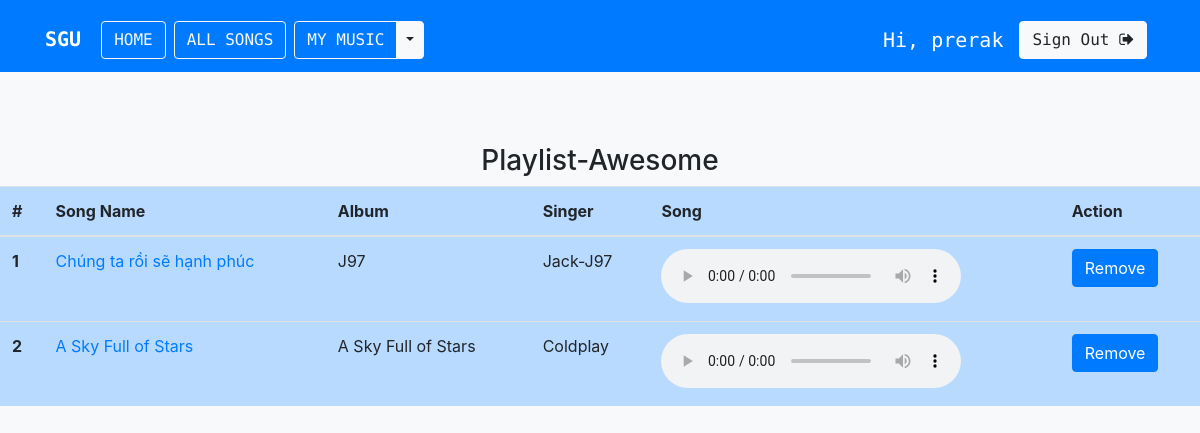
Page /playlist/Awesome/ (signed in) on the committed database.
### musicapp/models.py (models this page shows, shortened)
class Song(models.Model):
    Language_Choice = (
              ('English', 'English'),
              ('Vietnamese', 'Vietnamese'),
          )
    name = models.CharField(max_length=200)
    album = models.CharField(max_length=200)
    language = models.CharField(max_length=20,choices=Language_Choice,default='Vietnamese')
    song_img = models.FileField()
    year = models.IntegerField()
    singer = models.CharField(max_length=200)
    song_file = models.FileField()

### musicapp/views.py (the view)
# urls.py: path('playlist/<str:playlist_name>/', views.playlist_songs, name='playlist_songs'),
def playlist_songs(request, playlist_name):
    songs = Song.objects.filter(playlist__playlist_name=playlist_name, playlist__user=request.user).distinct()
    if request.method == "POST":
        song_id = list(request.POST.keys())[1]
        playlist_song = Playlist.objects.filter(playlist_name=playlist_name, song__id=song_id, user=request.user)
        playlist_song.delete()
        messages.success(request, "Song removed from playlist!")
    context = {'playlist_name': playlist_name, 'songs': songs}
    return render(request, 'musicapp/playlist_songs.html', context=context)

### templates/musicapp/playlist_songs.html (shortened to what this page needs)
{% extends 'base.html' %}
{% load socialaccount %}
{% block body %}
<br>
<br>
<br>
<center>
  <h3>Playlist-{{playlist_name}}</h3>
</center>
<table class="table table-hover table-primary">
  <thead>
    <tr>
      <th scope="col">#</th>
      <th scope="col">Song Name</th>
      <th scope="col">Album</th>
      <th scope="col">Singer</th>
      <th scope="col">Song</th>
      <th scope="col">Action</th>
    </tr>
  </thead>
  <tbody>
    {% if songs %}
    {% for song in songs %}
    <tr>
      <th scope="row">{{forloop.counter}}</th>
      <td><a href="{% url 'detail' song.id %}">{{song.name}}</a></td>
      <td>{{song.album}}</td>
      <td>{{song.singer}}</td>
      <td>
        <audio controls>
          <source src="{{ song.song_file.url }}" type="audio/mpeg">
        </audio>
      </td>
      <td>
        <form method="post">
          <input class="btn btn-primary" type="submit" value="Remove" name={{song.id}}>
        </form>
      </td>
    </tr>
    {% endfor %}
    {% endif %}
  </tbody>
</table>
{% endblock body %}

### templates/base.html (shortened to what this page needs)
{% load static %}
<!doctype html>
<html lang="en">
<head>
  <link rel="stylesheet" href="https://maxcdn.bootstrapcdn.com/bootstrap/4.0.0/css/bootstrap.min.css"
>
  <link rel="stylesheet" href="https://stackpath.bootstrapcdn.com/font-awesome/4.7.0/css/font-awesome.min.css"
>
  <link href="{% static 'musicapp/css/musicplayer.css' %}" rel="stylesheet">
</head>
<body class="bg-light">
  <nav class="navbar navbar-expand-md navbar-primary bg-primary">
    <div class="container">
      <h1><a href="{% url 'index' %}" class="navbar-brand">
          <strong style="color:white">SGU</strong></a></h1>
      <div class="collapse navbar-collapse">
        <a href="{% url 'index' %}" class="btn btn-outline-light mt-2 mx-1">HOME</a>
        <a href="{% url 'all_songs' %}" class="btn btn-outline-light mt-2 mx-1">ALL SONGS</a>
        {% if request.user.is_active %}
        <div class="btn-group mt-2 mx-1">
          <a type="button" href="{% url 'mymusic' %}" class="btn btn-outline-light">MY MUSIC</a>
          <button type="button" class="btn btn-light dropdown-toggle dropdown-toggle-split" data-toggle="dropdown"
            aria-haspopup="true" aria-expanded="false">
          </button>
        </div>
        {% endif %}
      </div>
      <div class="collapse navbar-collapse justify-content-end" id="navbar">
        {% if request.user.is_active %}
        <h5 class="text-white mt-3 mx-2">Hi, {{ request.user.username }}</h5>
        <a href="{% url 'logout' %}" class="btn btn-light mt-2 mx-2"> Sign Out <i class="fa fa-sign-out"
            aria-hidden="true"></i></a>
        {% else %}
        <a href="{% url 'login' %}" class="btn btn-light mt-2 mx-2"><i class="fa fa-sign-in" aria-hidden="true"></i>
          Sign In</a>
        <a href="{% url 'signup' %}" class="btn btn-light mt-2 mx-2"><i class="fa fa-user-plus" aria-hidden="true"></i>
          Sign Up</a>
        {% endif %}
      </div>
    </div>
  </nav>
  {% block body %}
  {% endblock body %}
  <br>
  <br>
  <br>
</body>
</html>

### templates/base.html (style rules this page uses)
.navbar { font-family: 'Source Code Pro', monospace; }
html { position: relative; min-height: 100%; }
body { margin-bottom: 0px; }

### rows in the picture
Song: name "Chúng ta rồi sẽ hạnh phúc", album "J97", singer "Jack-J97"
Song: name "A Sky Full of Stars", album "A Sky Full of Stars", singer "Coldplay"

### other values in the picture
{{ request.user.username }} "prerak"
{{ playlist_name }} "Awesome"
